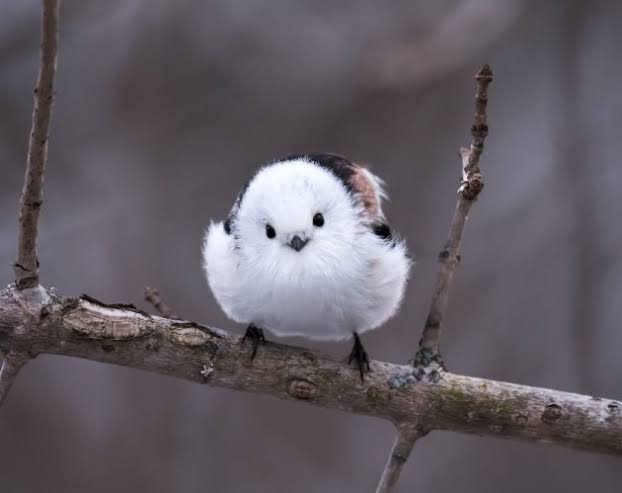
#> input picture PostLab_2/bird2.jpg, 622 x 493 px
$ python prac_2.py
#> lines starting #> are read from the running program, lines starting #| are printed output that depends on the picture
import cv2
# Read the image
image = cv2.imread('bird2.jpg')
#> image is the input picture: shape (493, 622, 3); mean B, G, R 98.9, 91, 97.8
# Check if image is loaded properly
if image is None:
    print("Error: Image not found or unable to load.")
else:
    # Split the image into B, G, R channels
    B, G, R = cv2.split(image)
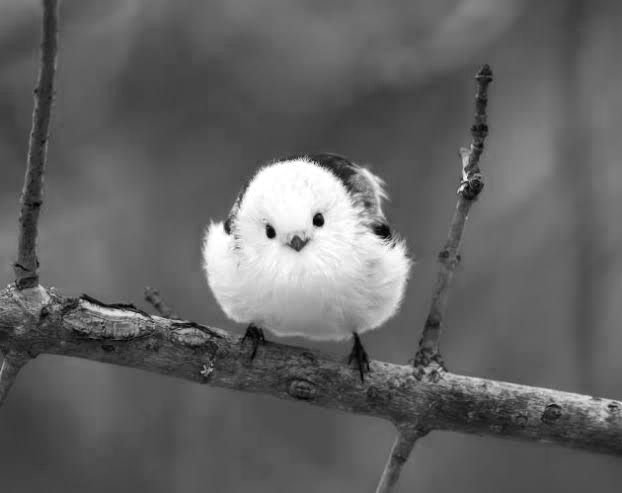
#> B: shape (493, 622); min 0, max 255, mean 98.9
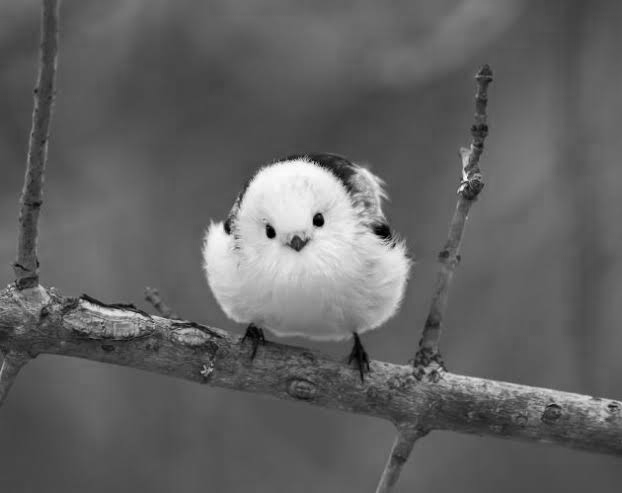
#> R: shape (493, 622); min 0, max 255, mean 97.8
    # Show the original image and wait for a key press
    cv2.imshow("Original CS25D010", image)
    cv2.waitKey(0)
    # Show blue channel
    cv2.imshow("Blue CS25D010", B)
    cv2.waitKey(0)
    # Show green channel
    cv2.imshow("Green CS25D010", G)
    cv2.waitKey(0)
    # Show red channel
    cv2.imshow("Red CS25D010", R)
    cv2.waitKey(0)
    cv2.destroyAllWindows()

$ run again, with PostLab_2/bird.jpg copied over PostLab_2/bird2.jpg
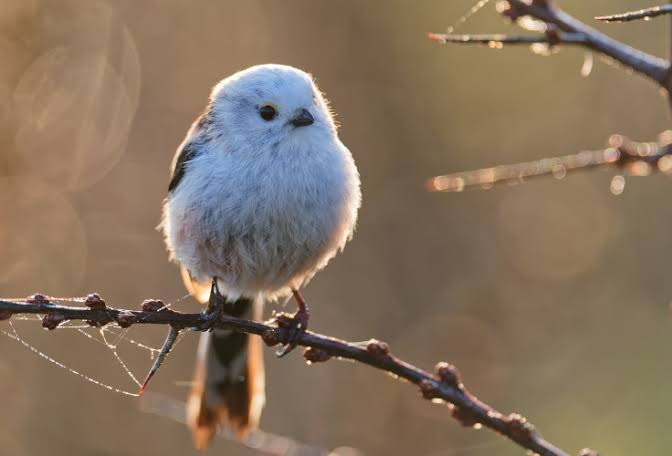
#> input picture PostLab_2/bird.jpg, 672 x 456 px
#> image is the input picture: shape (456, 672, 3); mean B, G, R 94.6, 114.2, 133.7
#> `B, G, R = cv2.split(image)`:
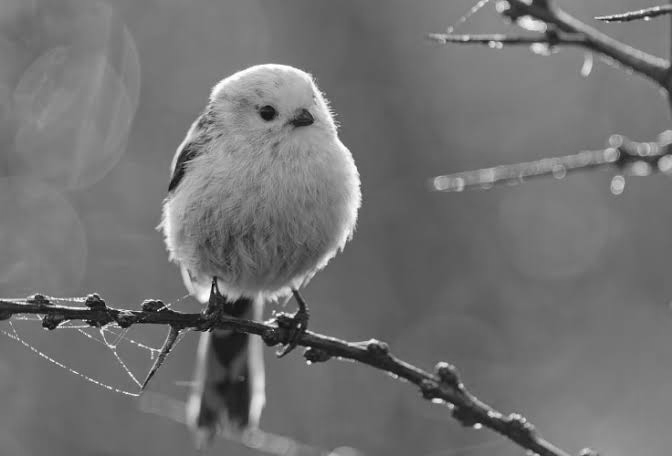
#> G: shape (456, 672); min 0, max 255, mean 114.2
#> `B, G, R = cv2.split(image)`:
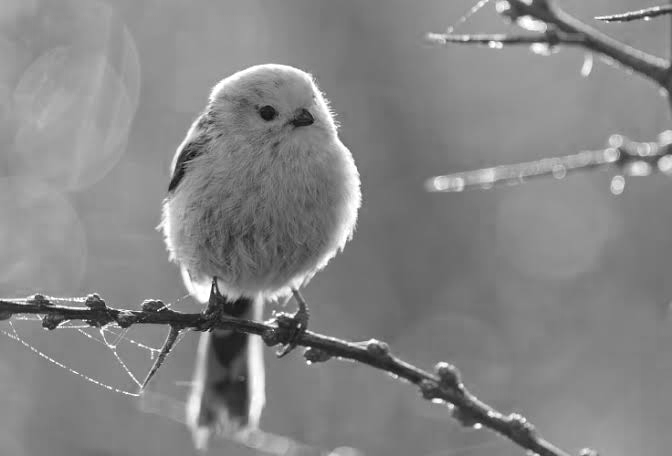
#> R: shape (456, 672); min 5, max 255, mean 133.7
